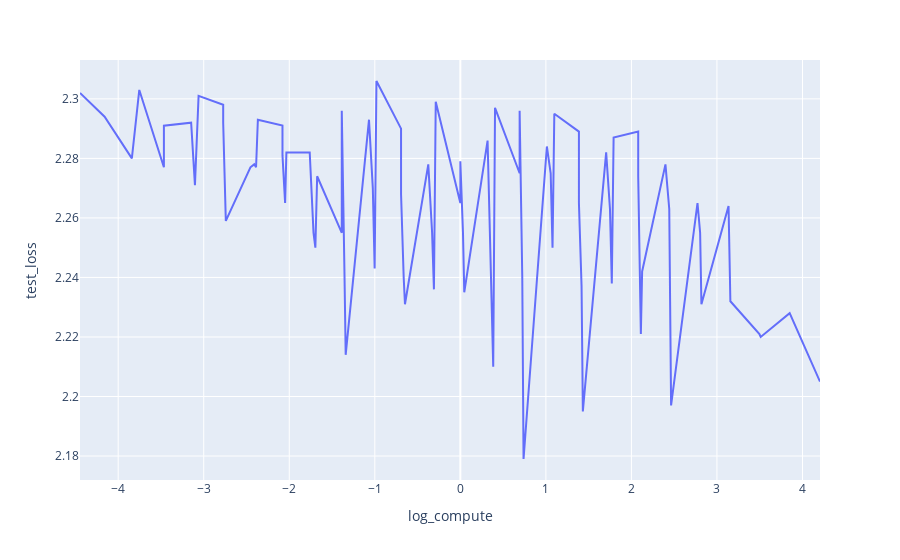

The notebook cell saved with this chart:
### Markdown cell above
It's supper fucking noisy but yeah...

### Code cell
df["compute"] = df["dataset_fraction"] * df["model_size"]
df["log_compute"] = df["compute"].map(math.log)
fig = px.line(df.sort_values("log_compute"), x="log_compute", y="test_loss")
fig.show()

### Figure 1 — Plotly figure (JSON) as saved in the notebook; plotly's stock layout.template omitted (floating-point values rounded to 4 significant figures)
{"data": [{"hovertemplate": "log_compute=%{x}<br>test_loss=%{y}<extra></extra>", "legendgroup": "", "line": {"color": "#636efa", "dash": "solid"}, "marker": {"symbol": "circle"}, "mode": "lines", "name": "", "orientation": "v", "showlegend": false, "type": "scatter", "x": [-4.447, -4.159, -3.84, -3.753, -3.466, -3.466, -3.147, -3.103, -3.06, -2.773, -2.773, -2.742, -2.454, -2.41, -2.388, -2.367, -2.079, -2.079, -2.049, -2.034, -1.761, -1.717, -1.695, -1.674, -1.386, -1.386, -1.356, -1.34, -1.068, -1.023, -1.002, -0.9808, -0.6931, -0.6931, -0.6624, -0.6473, -0.3747, -0.3302, -0.3087, -0.2877, 0, 0, 0.03077, 0.04581, 0.3185, 0.3629, 0.3844, 0.4055, 0.6931, 0.6931, 0.7239, 0.739, 1.012, 1.056, 1.078, 1.099, 1.386, 1.386, 1.417, 1.432, 1.705, 1.749, 1.771, 1.792, 2.079, 2.079, 2.11, 2.125, 2.398, 2.442, 2.464, 2.773, 2.803, 2.818, 3.135, 3.157, 3.497, 3.512, 3.85, 4.205], "xaxis": "x", "y": [2.302, 2.294, 2.28, 2.303, 2.277, 2.291, 2.292, 2.271, 2.301, 2.298, 2.292, 2.259, 2.277, 2.278, 2.277, 2.293, 2.291, 2.281, 2.265, 2.282, 2.282, 2.255, 2.25, 2.274, 2.255, 2.296, 2.243, 2.214, 2.293, 2.27, 2.243, 2.306, 2.29, 2.268, 2.24, 2.231, 2.278, 2.255, 2.236, 2.299, 2.265, 2.279, 2.255, 2.235, 2.286, 2.237, 2.21, 2.297, 2.275, 2.296, 2.24, 2.179, 2.284, 2.275, 2.25, 2.295, 2.289, 2.265, 2.237, 2.195, 2.282, 2.263, 2.238, 2.287, 2.289, 2.274, 2.221, 2.242, 2.278, 2.263, 2.197, 2.265, 2.255, 2.231, 2.264, 2.232, 2.221, 2.22, 2.228, 2.205], "yaxis": "y"}], "layout": {"legend": {"tracegroupgap": 0}, "margin": {"t": 60}, "xaxis": {"anchor": "y", "domain": [0, 1], "title": {"text": "log_compute"}}, "yaxis": {"anchor": "x", "domain": [0, 1], "title": {"text": "test_loss"}}}}
